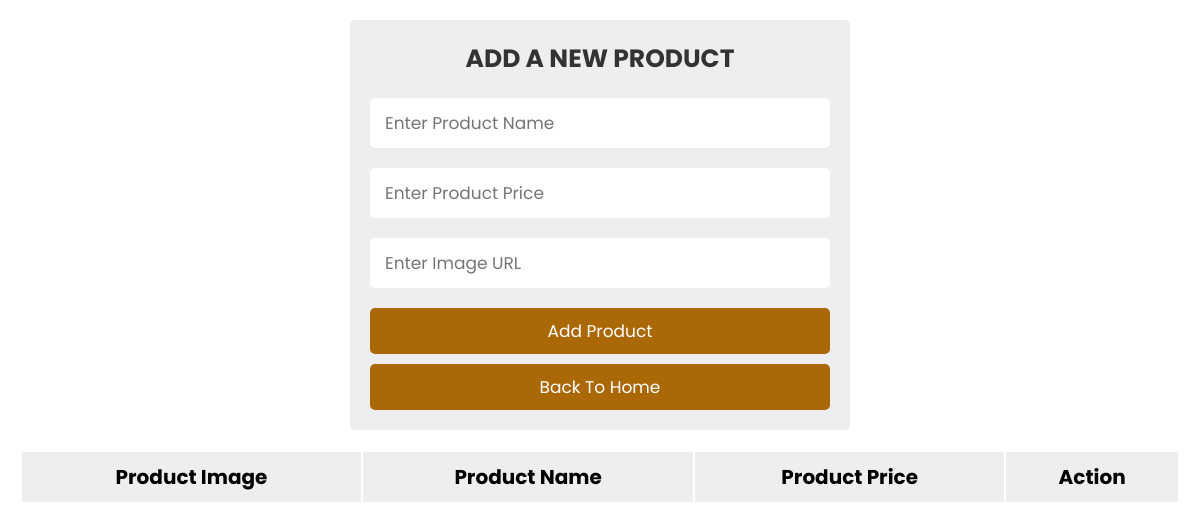
Page /admin/insertadmin.php on the earlier database version.
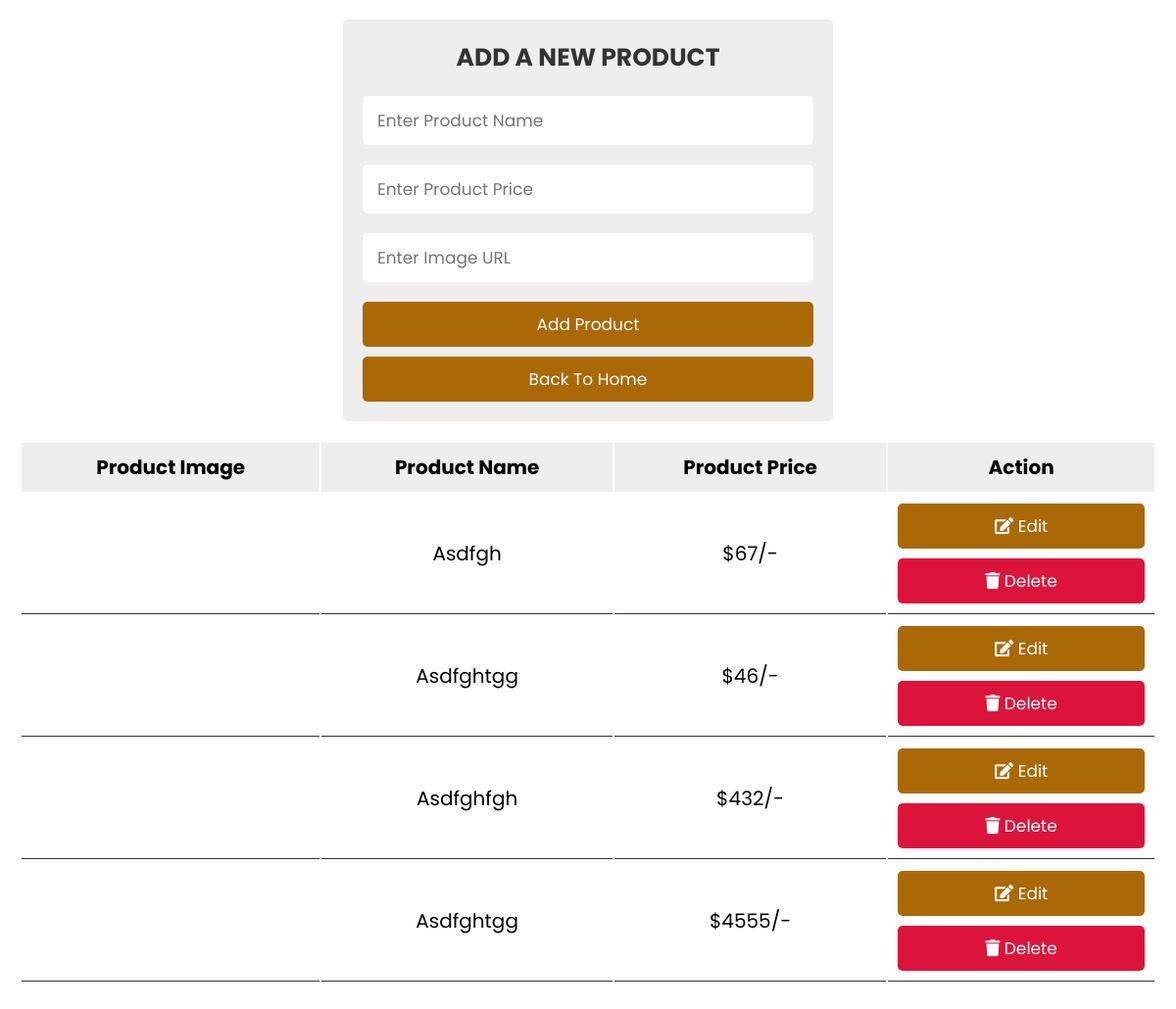
Same page on the later database version.
### tables this page shows
CREATE TABLE `products` (
  `id` int(255) NOT NULL,
  `name` varchar(255) NOT NULL,
  `price` varchar(255) NOT NULL,
  `image` varchar(255) NOT NULL
);

### admin/insertadmin.php (the view, shortened to what this page needs)
<?php
@include 'config2.php';
?>
<!DOCTYPE html>
<html lang="en">
<head>
   <link rel="stylesheet" href="https://cdnjs.cloudflare.com/ajax/libs/font-awesome/5.15.4/css/all.min.css">
   <link rel="stylesheet" href="css/insertadmin.css">
</head>
<body>
<div class="container">
   <div class="admin-product-form-container">
      <form action="<?php $_SERVER['PHP_SELF'] ?>" method="post">
         <h3>Add a New Product</h3>
         <input type="text" placeholder="Enter Product Name" name="product_name" class="box">
         <input type="number" placeholder="Enter Product Price" name="product_price" class="box">
         <input type="text" placeholder="Enter Image URL" name="product_image" class="box">
         <input type="submit" class="btn" name="add_product" value="Add Product">
         <a href="../index.html" class="btn">Back to Home</a>
      </form>
   </div>
   <?php
   $select = mysqli_query($conn, "SELECT * FROM products");
   ?>
   <div class="product-display">
      <table class="product-display-table">
         <thead>
         <tr>
            <th>Product Image</th>
            <th>Product Name</th>
            <th>Product Price</th>
            <th>Action</th>
         </tr>
         </thead>
         <?php while($row = mysqli_fetch_assoc($select)){ ?>
         <tr>
            <td><img src="<?php echo $row['image']; ?>" height="100" alt=""></td>
            <td><?php echo $row['name']; ?></td>
            <td>$<?php echo $row['price']; ?>/-</td>
            <td>
               <a href="admin_update.php?edit=<?php echo $row['id']; ?>" class="btn"> <i class="fas fa-edit"></i> Edit </a>
               <a href="admin_page.php?delete=<?php echo $row['id']; ?>" class="btn"> <i class="fas fa-trash"></i> Delete </a>
            </td>
         </tr>
         <?php } ?>
      </table>
   </div>
</div>
</body>
</html>

Differences in the rows shown:
added products: name "Asdfgh", price "67"
added products: name "Asdfghtgg", price "46"
added products: name "Asdfghfgh", price "432"
added products: name "Asdfghtgg", price "4555"
